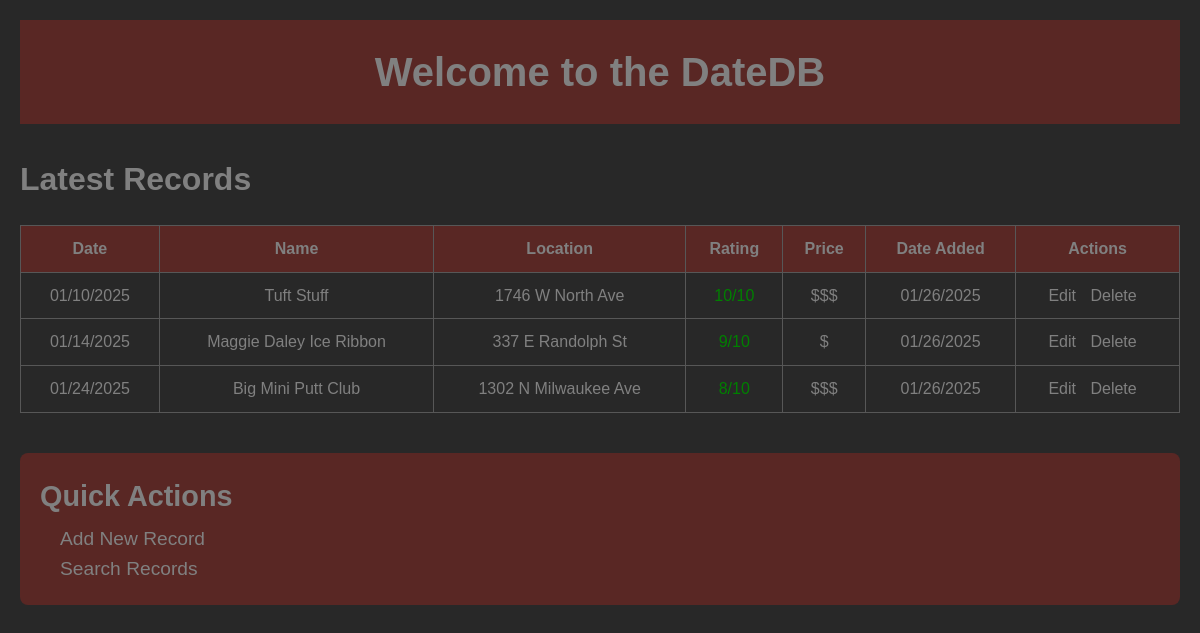
The page / on the database its author committed.
### base/models.py (models this page shows, shortened)
class Date(models.Model):
    name = models.CharField(max_length=200)
    location = models.CharField(max_length=200)
    date = models.DateField()
    rating = models.IntegerField()
    price = models.DecimalField(max_digits=10, decimal_places=2)
    date_added = models.DateField(default=datetime.date.today)

### base/views.py (the view)
# urls.py: 2. Add a URL to urlpatterns:  path('', views.home, name='home')
def home(request):
    latest_dates = Date.objects.all()
    context = {
        'latest_dates': latest_dates,
    }
    return render(request, 'home.html', context)

### base/templates/home.html (shortened to what this page needs)
<!DOCTYPE html>
<html lang="en">
<head>
    <link rel="stylesheet" href="static/home.css">
</head>
<body>
    <main>
        <section id="header-title">
            <h1>Welcome to the DateDB</h1>
        </section>
        <section id="records-overview">
            <h2>Latest Records</h2>
            <table>
                <thead>
                    <tr>
                        <th>Date</th>
                        <th>Name</th>
                        <th>Location</th>
                        <th>Rating</th>
                        <th>Price</th>
                        <th>Date Added</th>
                        <th>Actions</th>
                    </tr>
                </thead>
                {% if latest_dates %}
                    <tbody>
                        {% for date in latest_dates.all|slice:":3" %}
                            <tr>
                                <td>{{ date.date|date:"m/d/Y" }}</td>
                                <td>{{ date.name }}</td>
                                <td>{{ date.location }}</td>
                                <td>
                                    <span style="color:
                                    {% if date.rating >= 8 %}
                                        green;
                                    {% elif date.rating >= 5 %}
                                        orange;
                                    {% else %}
                                        red;
                                    {% endif %}
                                    ">
                                    {{ date.rating }}/10
                                </span>
                                </td>
                                {% if date.price >= 100 %}
                                    <td>$$$</td>
                                {% elif date.price >= 50 and date.price < 99 %}
                                    <td>$$</td>
                                {% else %}
                                    <td>$</td>
                                {% endif %}
                                <td>{{ date.date_added|date:"m/d/Y" }}</td>
                                <td>
                                    <a href="#">Edit</a>
                                    <a href="#">Delete</a>
                                </td>
                            </tr>
                        {% endfor %}
                    </tbody>
                {% else %}
                    <tbody>
                        <tr>
                            <td colspan="6">No records found.</td>
                        </tr>
                    </tbody>
                {% endif %}
            </table>
        </section>
        <footer id="actions">
            <h2>Quick Actions</h2>
            <ul>
                <li><a href="/create">Add New Record</a></li>
                <li><a href="/list">Search Records</a></li>
            </ul>
        </footer>
    </main>
</body>
</html>

### static/home.css (style rules this page uses)
* { margin: 0; padding: 0; box-sizing: border-box; }
body { font-family: 'Arial', sans-serif; background-color: #282828; color: #333; line-height: 1.6; padding: 20px; }
#header-title { background-color: #592724; color: gray; text-align: center; padding: 20px 0; }
#header-title h1 { font-size: 2.5em; margin: 0; }
#records-overview { margin-top: 30px; }
#records-overview h2 { color: gray; font-size: 2em; margin-bottom: 15px; }
table { width: 100%; border-collapse: collapse; margin-top: 20px; }
th, td { color: gray; padding: 10px; text-align: center; border: 1px solid #575757; }
th { background-color: #592724; text-align: center; }
td a { margin-right: 10px; color: gray; text-decoration: none; }
#actions { margin-top: 40px; background-color: #592724; color: gray; padding: 20px; border-radius: 8px; }
#actions h2 { font-size: 1.8em; margin-bottom: 5px; }
#actions ul { list-style-type: none; margin-left: 20px; padding-left: 0; }
#actions ul li a { color: gray; text-decoration: none; font-size: 1.2em; }

### rows shown on the page
Date: date "01/10/2025", name "Tuft Stuff", location "1746 W North Ave", rating "10", date_added "01/26/2025"
Date: date "01/14/2025", name "Maggie Daley Ice Ribbon", location "337 E Randolph St", rating "9", date_added "01/26/2025"
Date: date "01/24/2025", name "Big Mini Putt Club", location "1302 N Milwaukee Ave", rating "8", date_added "01/26/2025"
